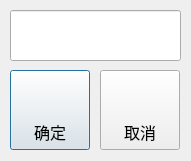
<?xml version="1.0" encoding="UTF-8"?>
<ui version="4.0">
 <class>TimeMode2Dialog</class>
 <widget class="QDialog" name="TimeMode2Dialog">
  <property name="geometry">
   <rect>
    <x>0</x>
    <y>0</y>
    <width>191</width>
    <height>161</height>
   </rect>
  </property>
  <property name="windowTitle">
   <string>Dialog</string>
  </property>
  <widget class="QPushButton" name="pushButtonSave">
   <property name="geometry">
    <rect>
     <x>10</x>
     <y>70</y>
     <width>80</width>
     <height>80</height>
    </rect>
   </property>
   <property name="font">
    <font>
     <family>AlArabiya</family>
     <pointsize>12</pointsize>
    </font>
   </property>
   <property name="text">
    <string>

确定</string>
   </property>
  </widget>
  <widget class="QPushButton" name="pushButtonCancel">
   <property name="enabled">
    <bool>true</bool>
   </property>
   <property name="geometry">
    <rect>
     <x>100</x>
     <y>70</y>
     <width>80</width>
     <height>80</height>
    </rect>
   </property>
   <property name="font">
    <font>
     <family>AlArabiya</family>
     <pointsize>12</pointsize>
    </font>
   </property>
   <property name="text">
    <string>

取消</string>
   </property>
  </widget>
  <widget class="QLineEdit" name="lineEditTime">
   <property name="geometry">
    <rect>
     <x>10</x>
     <y>10</y>
     <width>171</width>
     <height>51</height>
    </rect>
   </property>
   <property name="font">
    <font>
     <family>AlArabiya</family>
     <pointsize>12</pointsize>
    </font>
   </property>
   <property name="focusPolicy">
    <enum>Qt::NoFocus</enum>
   </property>
   <property name="alignment">
    <set>Qt::AlignCenter</set>
   </property>
  </widget>
 </widget>
 <resources/>
 <connections/>
</ui>
